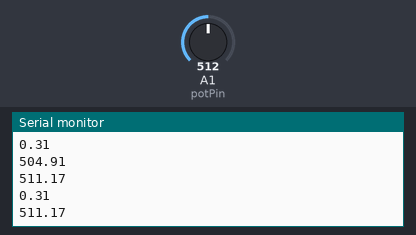
Recording of a sketch running on a simulated Arduino Uno, built with avr-gcc and run on an emulated ATmega328P. Shown: the last lines printed to the serial monitor. Inputs (shaded band) come from the test bench; at power-on: A1 (potPin) = 512.

Above: at 1.2 s.
1.3 s: A1 (potPin) set to 716
At 1.82 s:
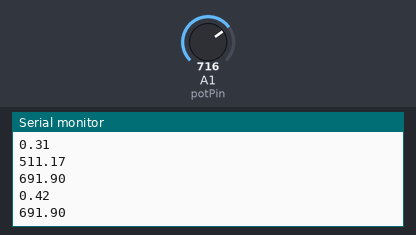
2.8 s: A1 (potPin) set to 900
At 2.83 s:
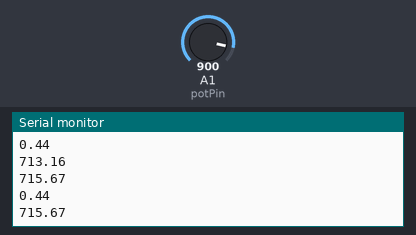
Timing chart, 0 to 5.8 s (numbered marks = the images above; inputs shaded):
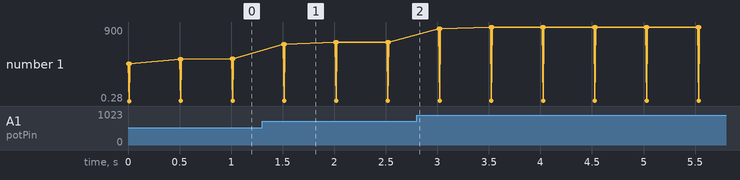

Measured:
- after the input at 1.3 s, the serial monitor: prints a new line after 0.21 s (image 1)
- plotted number 1: 511.17 → 715.67 after the input at 1.3 s, 715.67 → 900 after the input at 2.8 s

The sketch:

Lab03-03.ino
```cpp
const byte potPin = A1;
double Vin,sensorValue,sensorVoltage,R1;
double  ResisterValue = 4095;
int val,i;

void setup() {
  Serial.begin(9600);
}

void loop() {

  for ( i=0 ; i<=5 ; i++ )
      sensorValue =  0.7* sensorValue + 0.3* analogRead (A1) ;
  sensorVoltage = sensorValue * 2.5 / 4095;
  R1 = sensorVoltage * ResisterValue / 2.5;
  Serial.println(sensorValue);//分壓電壓
  Serial.println(sensorVoltage);//正常電壓
  Serial.println(R1);//目前測量電阻值
  delay(500);
}
```
